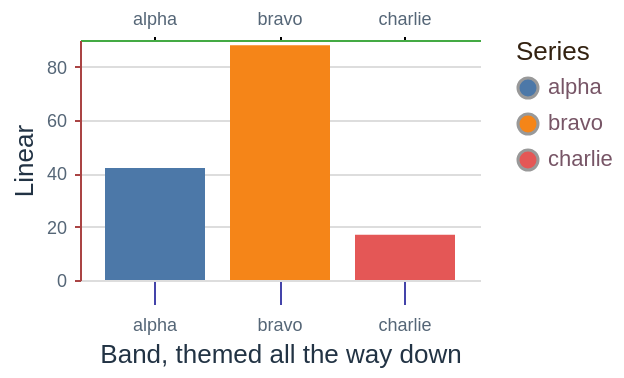

Write the Vega-Lite specification saved for this chart.
### Vega specification from a JSON file in a GitHub repository (floating-point values rounded to 4 significant figures)
{"$schema": "https://vega.github.io/schema/vega/v6.json", "description": "A theme in `config`: guide styles at the bottom of the chain, then axis, then axisX, then axisBottom, then axisBand, with one axis overriding the lot from its own properties.", "width": 200, "height": 120, "padding": 5, "config": {"style": {"guide-label": {"fill": "#556677", "fontSize": 9}, "guide-title": {"fill": "#223344", "fontSize": 13, "fontWeight": "normal"}}, "axis": {"tickSize": 3, "tickColor": "#aa4444", "domainColor": "#aa4444", "labelPadding": 4, "gridColor": "#dddddd"}, "axisX": {"tickSize": 6, "tickColor": "#4444aa"}, "axisBottom": {"tickSize": 9, "labelPadding": 6}, "axisBand": {"tickSize": 12, "domainColor": "#44aa44"}, "legend": {"labelColor": "#775566", "titleColor": "#332211", "symbolStrokeColor": "#999999", "labelFontSize": 11}}, "data": [{"name": "table", "values": [{"c": "alpha", "v": 42}, {"c": "bravo", "v": 88}, {"c": "charlie", "v": 17}]}], "scales": [{"name": "x", "type": "band", "domain": {"data": "table", "field": "c"}, "range": "width", "padding": 0.2}, {"name": "y", "type": "linear", "domain": {"data": "table", "field": "v"}, "range": "height", "nice": true}, {"name": "colour", "type": "ordinal", "domain": {"data": "table", "field": "c"}, "range": {"scheme": "tableau10"}}], "axes": [{"orient": "bottom", "scale": "x", "title": "Band, themed all the way down"}, {"orient": "top", "scale": "x", "tickSize": 2, "tickColor": "#000000"}, {"orient": "left", "scale": "y", "tickCount": 4, "grid": true, "title": "Linear"}], "legends": [{"fill": "colour", "title": "Series"}], "marks": [{"type": "rect", "from": {"data": "table"}, "encode": {"enter": {"x": {"scale": "x", "field": "c"}, "width": {"scale": "x", "band": 1}, "y": {"scale": "y", "field": "v"}, "y2": {"scale": "y", "value": 0}, "fill": {"scale": "colour", "field": "c"}}}}]}
